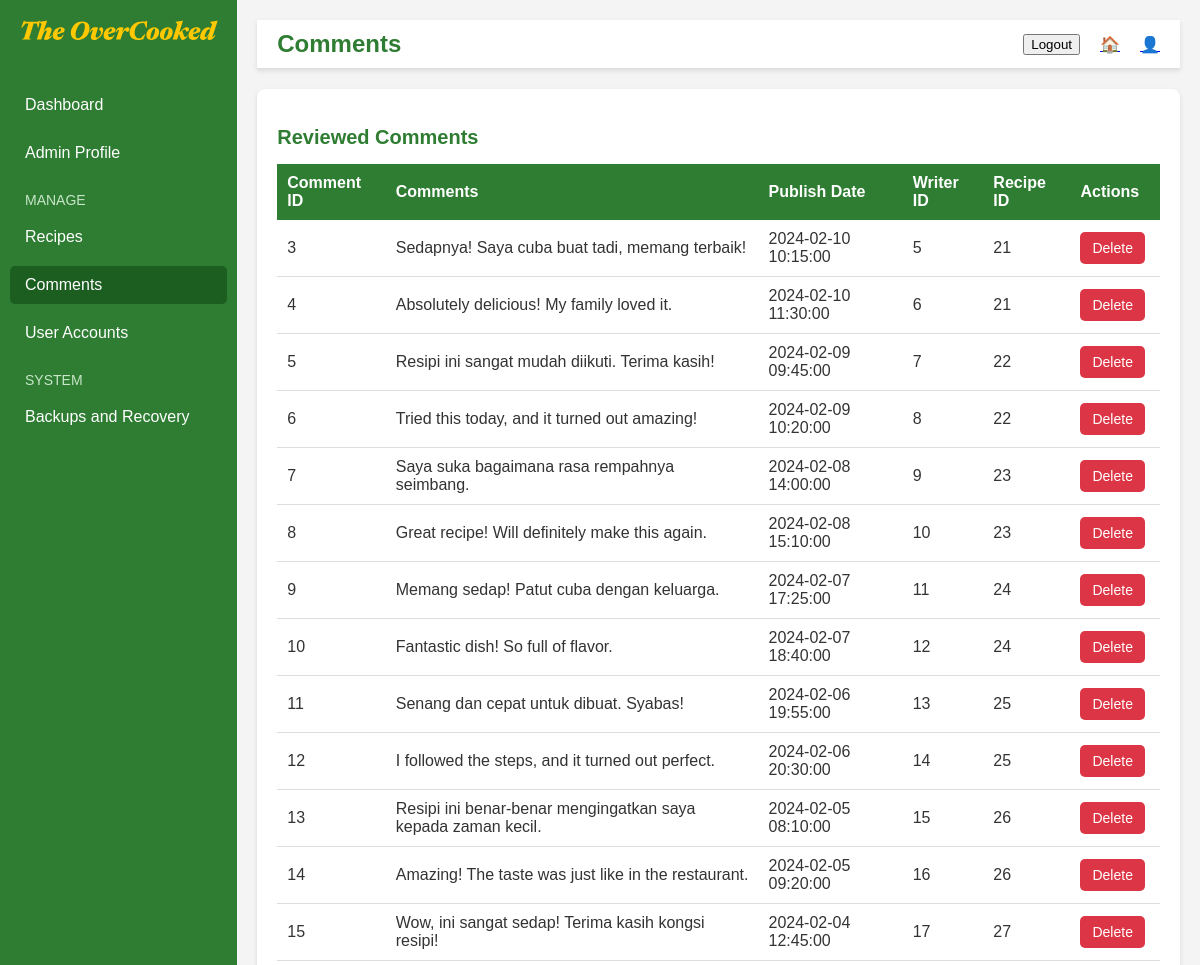
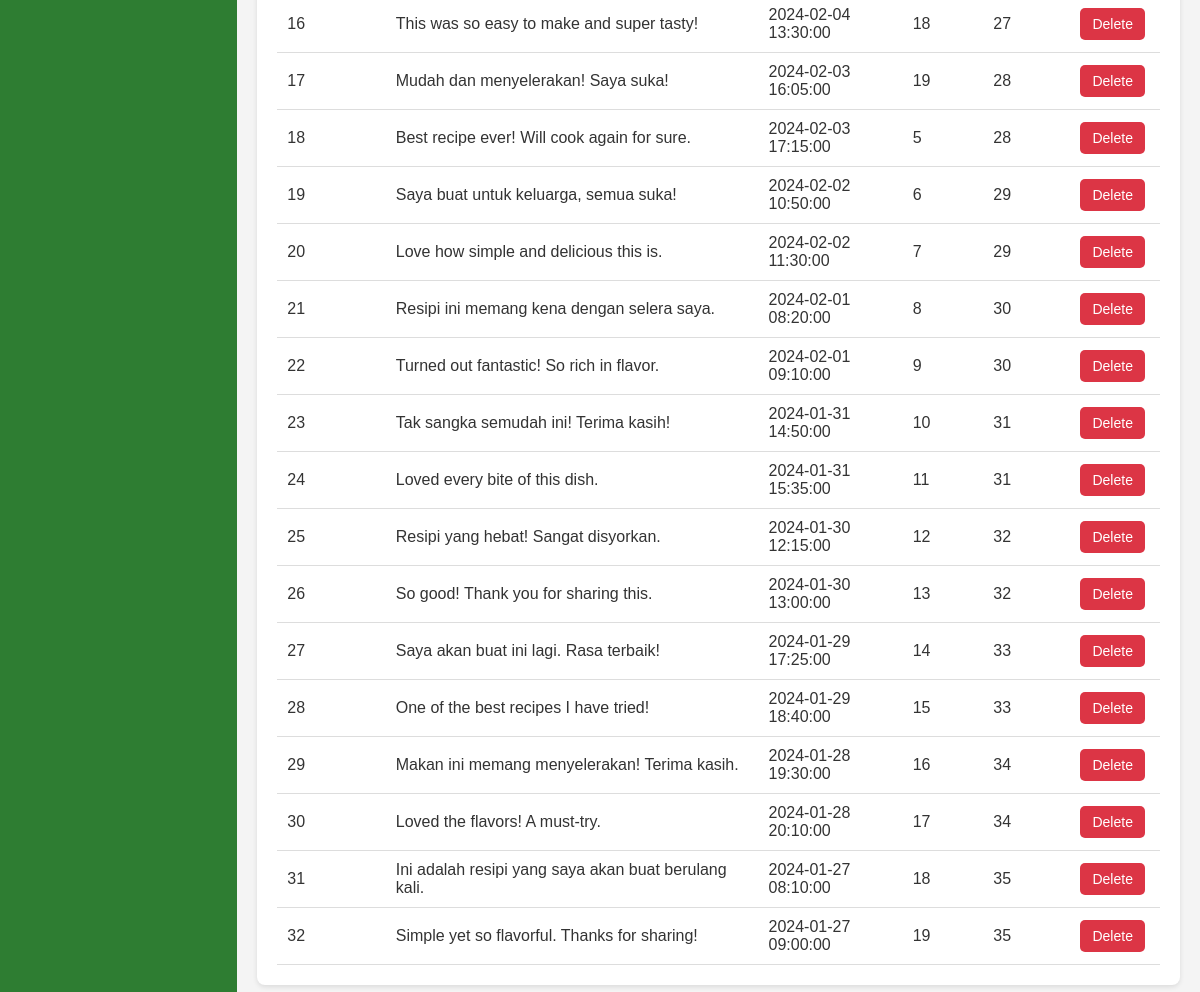
The app's page /A.comments_page.php with its own data (2 pictures, top to bottom).
### tables this page shows
CREATE TABLE `comment` (
  `commentId` int(11) NOT NULL,
  `commentContent` varchar(100) NOT NULL,
  `commentDatetime` datetime NOT NULL DEFAULT current_timestamp(),
  `userId` int(11) NOT NULL,
  `recipeId` int(11) NOT NULL
);

### A.comments_page.php (the view, shortened to what this page needs)
<?php
require 'db_connect.php';
$commentSql = "SELECT commentId, commentContent, commentDatetime, userId, recipeId FROM comment";
$commentResult = $conn->query($commentSql);
?>
<!DOCTYPE html>
<html lang="en">
<head>
    <link rel="stylesheet" href="./A.global.css">
    <link rel="stylesheet" href="./A.comment_style.css">
</head>
<body>
    <div class="main-container">
        <aside class="sidebar">
            <div class="logo">
                <a href="./A.dashboard_page.html">
                    <img src="./brand_logo.svg" alt="The OverCooked" class="logo-img">
                </a>
            </div>
            <nav>
            <ul>
                    <li><a href="./A.dashboard_page.html">Dashboard</a></li>
                    <li><a href="./A.adminProfile_page.php">Admin Profile</a></li>
                    <li class="divider">Manage</li>
                    <li><a href="./A.recipes_page.php">Recipes</a></li>
                    <li><a href="#" class="active">Comments</a></li>
                    <li><a href="./A.usersManagement_page.php">User Accounts</a></li>
                    <li class="divider">System</li>
                    <li><a href="./A.backups_page.php">Backups and Recovery</a></li>
                </ul>
            </nav>
        </aside>
        <div class="content">
            <header class="header-bar">
                <div class="left">
                    <h1>Comments</h1>
                </div>
                <div class="right">
                <form method="POST" action="logout.php" style="display:inline;">
                        <button type="submit" id="logout-button" class="logout-btn">Logout</button>
                    </form>
                    <span class="icon"><a href ="./A.dashboard_page.html">🏠</a></span>
                    <span class="icon"><a href ="./A.adminProfile_page.php">👤</a></span>
                </div>
            </header>
            <section class="comments-content">
                <h2>Reviewed Comments</h2>
                <table>
                    <thead>
                        <tr>
                            <th>Comment ID</th>
                            <th>Comments</th>
                            <th>Publish Date</th>
                            <th>Writer ID</th>
                            <th>Recipe ID</th>
                            <th>Actions</th>
                        </tr>
                    </thead>
                    <tbody>
                        <?php
                        if ($commentResult->num_rows > 0) {
                            while ($row = $commentResult->fetch_assoc()) {
                                echo "<tr>
                                    <td>{$row['commentId']}</td>
                                    <td>{$row['commentContent']}</td>
                                    <td>{$row['commentDatetime']}</td>
                                    <td>{$row['userId']}</td>
                                    <td>{$row['recipeId']}</td>
                                    <td>
                                        <form method='POST' action='A.comments_page.php' onsubmit='confirmDelete(event, this)'>
                                            <input type='hidden' name='commentId' value='{$row['commentId']}'>
                                            <button type='submit' class='delete-btn'>Delete</button>
                                        </form>
                                    </td>
                                </tr>";
                            }
                        } else {
                            echo "<tr><td colspan='6'>No comments available.</td></tr>";
                        }
                        ?>
                    </tbody>
                </table>
            </section>
        </div>
    </div>
</body>
</html>

### A.global.css (style rules this page uses)
body { font-family: Arial, sans-serif; margin: 0; padding: 0; background-color: #f4f4f4; color: #333; }
.main-container { display: flex; min-height: 100vh; }
.sidebar { background-color: #2e7d32; color: white; width: 250px; padding: 20px 10px; display: flex; flex-direction: column; }
.sidebar .logo { text-align: center; margin-bottom: 30px; }
.logo-img { width: 200px; height: auto; }
.sidebar nav ul { list-style: none; padding: 0; margin: 0; }
.sidebar nav ul li { margin: 10px 0; }
.sidebar nav ul li a { color: white; text-decoration: none; font-size: 16px; display: block; padding: 10px 15px; border-radius: 5px; transition: background-color 0.3s; }
.sidebar nav ul li a:hover, .sidebar nav ul li a.active { background-color: #1b5e20; }
.sidebar nav ul li.divider { font-size: 14px; color: #c8e6c9; text-transform: uppercase; margin: 20px 0 10px 15px; }
.content { flex-grow: 1; padding: 20px; }
.header-bar { display: flex; justify-content: space-between; align-items: center; background-color: white; padding: 10px 20px; border-bottom: 1px solid #ddd; box-shadow: 0 2px 5px rgba(0, 0, 0, 0.1); }
.header-bar .left h1 { margin: 0; color: #2e7d32; font-size: 24px; }
.header-bar .right { display: flex; align-items: center; gap: 20px; }
.header-bar .right span { font-size: 16px; cursor: pointer; transition: color 0.3s; }
.header-bar .icon { font-size: 20px; }

### A.comment_style.css (style rules this page uses)
.comments-content { margin-top: 20px; background: white; padding: 20px; border-radius: 8px; box-shadow: 0 2px 5px rgba(0, 0, 0, 0.1); }
.comments-content h2 { font-size: 20px; color: #2e7d32; margin-bottom: 15px; }
table { width: 100%; border-collapse: collapse; margin-top: 10px; }
table thead th { background-color: #2e7d32; color: white; padding: 10px; text-align: left; }
table tbody td { padding: 10px; border-bottom: 1px solid #ddd; text-align: left; }
.delete-btn { border: none; padding: 8px 12px; border-radius: 5px; cursor: pointer; font-size: 14px; color: white; background-color: #dc3545; margin-right: 5px; transition: background-color 0.3s; }

### records on screen
comment: commentId "3", commentContent "Sedapnya! Saya cuba buat tadi, memang terbaik!", commentDatetime "2024-02-10 10:15:00", userId "5", recipeId "21"
comment: commentId "4", commentContent "Absolutely delicious! My family loved it.", commentDatetime "2024-02-10 11:30:00", userId "6", recipeId "21"
comment: commentId "5", commentContent "Resipi ini sangat mudah diikuti. Terima kasih!", commentDatetime "2024-02-09 09:45:00", userId "7", recipeId "22"
comment: commentId "6", commentContent "Tried this today, and it turned out amazing!", commentDatetime "2024-02-09 10:20:00", userId "8", recipeId "22"
comment: commentId "7", commentContent "Saya suka bagaimana rasa rempahnya seimbang.", commentDatetime "2024-02-08 14:00:00", userId "9", recipeId "23"
comment: commentId "8", commentContent "Great recipe! Will definitely make this again.", commentDatetime "2024-02-08 15:10:00", userId "10", recipeId "23"
comment: commentId "9", commentContent "Memang sedap! Patut cuba dengan keluarga.", commentDatetime "2024-02-07 17:25:00", userId "11", recipeId "24"
comment: commentId "10", commentContent "Fantastic dish! So full of flavor.", commentDatetime "2024-02-07 18:40:00", userId "12", recipeId "24"
comment: commentId "11", commentContent "Senang dan cepat untuk dibuat. Syabas!", commentDatetime "2024-02-06 19:55:00", userId "13", recipeId "25"
comment: commentId "12", commentContent "I followed the steps, and it turned out perfect.", commentDatetime "2024-02-06 20:30:00", userId "14", recipeId "25"
comment: commentId "13", commentContent "Resipi ini benar-benar mengingatkan saya kepada zaman kecil.", commentDatetime "2024-02-05 08:10:00", userId "15", recipeId "26"
comment: commentId "14", commentContent "Amazing! The taste was just like in the restaurant.", commentDatetime "2024-02-05 09:20:00", userId "16", recipeId "26"
comment: commentId "15", commentContent "Wow, ini sangat sedap! Terima kasih kongsi resipi!", commentDatetime "2024-02-04 12:45:00", userId "17", recipeId "27"
comment: commentId "16", commentContent "This was so easy to make and super tasty!", commentDatetime "2024-02-04 13:30:00", userId "18", recipeId "27"
comment: commentId "17", commentContent "Mudah dan menyelerakan! Saya suka!", commentDatetime "2024-02-03 16:05:00", userId "19", recipeId "28"
comment: commentId "18", commentContent "Best recipe ever! Will cook again for sure.", commentDatetime "2024-02-03 17:15:00", userId "5", recipeId "28"
comment: commentId "19", commentContent "Saya buat untuk keluarga, semua suka!", commentDatetime "2024-02-02 10:50:00", userId "6", recipeId "29"
comment: commentId "20", commentContent "Love how simple and delicious this is.", commentDatetime "2024-02-02 11:30:00", userId "7", recipeId "29"
comment: commentId "21", commentContent "Resipi ini memang kena dengan selera saya.", commentDatetime "2024-02-01 08:20:00", userId "8", recipeId "30"
comment: commentId "22", commentContent "Turned out fantastic! So rich in flavor.", commentDatetime "2024-02-01 09:10:00", userId "9", recipeId "30"
comment: commentId "23", commentContent "Tak sangka semudah ini! Terima kasih!", commentDatetime "2024-01-31 14:50:00", userId "10", recipeId "31"
comment: commentId "24", commentContent "Loved every bite of this dish.", commentDatetime "2024-01-31 15:35:00", userId "11", recipeId "31"
comment: commentId "25", commentContent "Resipi yang hebat! Sangat disyorkan.", commentDatetime "2024-01-30 12:15:00", userId "12", recipeId "32"
comment: commentId "26", commentContent "So good! Thank you for sharing this.", commentDatetime "2024-01-30 13:00:00", userId "13", recipeId "32"
comment: commentId "27", commentContent "Saya akan buat ini lagi. Rasa terbaik!", commentDatetime "2024-01-29 17:25:00", userId "14", recipeId "33"
comment: commentId "28", commentContent "One of the best recipes I have tried!", commentDatetime "2024-01-29 18:40:00", userId "15", recipeId "33"
comment: commentId "29", commentContent "Makan ini memang menyelerakan! Terima kasih.", commentDatetime "2024-01-28 19:30:00", userId "16", recipeId "34"
comment: commentId "30", commentContent "Loved the flavors! A must-try.", commentDatetime "2024-01-28 20:10:00", userId "17", recipeId "34"
comment: commentId "31", commentContent "Ini adalah resipi yang saya akan buat berulang kali.", commentDatetime "2024-01-27 08:10:00", userId "18", recipeId "35"
comment: commentId "32", commentContent "Simple yet so flavorful. Thanks for sharing!", commentDatetime "2024-01-27 09:00:00", userId "19", recipeId "35"
